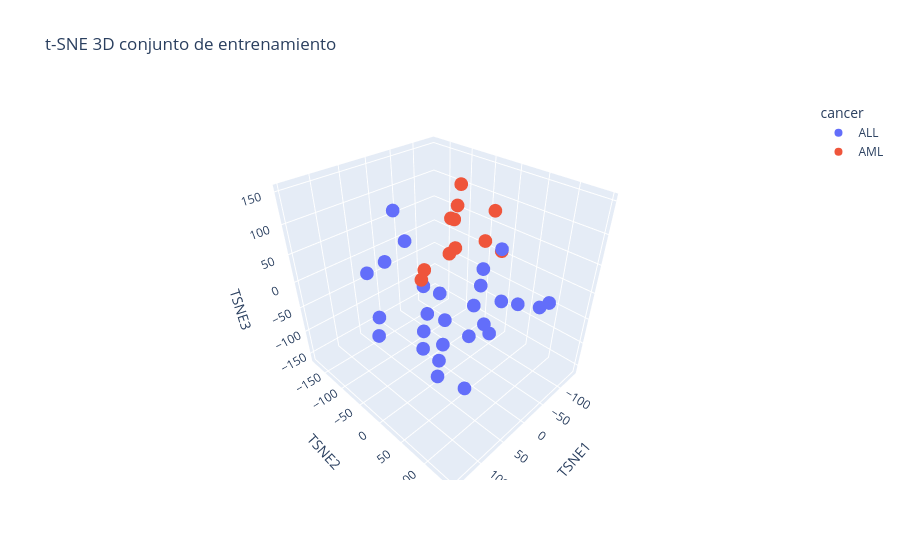

The code cell stored with this chart in its notebook:
### Code cell
tsne_3d = TSNE(n_components=3, perplexity=5, random_state=42, init='pca')
X_tsne_3d = tsne_3d.fit_transform(df_train_std)

df_tsne_3d = pd.DataFrame(X_tsne_3d, columns=['TSNE1', 'TSNE2', 'TSNE3'], index=df_train_std.index)
df_tsne_3d = df_tsne_3d.merge(df_etiquetas, left_index=True, right_on='patient')

fig = px.scatter_3d(
    df_tsne_3d, x='TSNE1', y='TSNE2', z='TSNE3', color='cancer',
    title='t-SNE 3D conjunto de entrenamiento'
)
fig.show()

### Figure 1 — Plotly figure (JSON) as saved in the notebook; plotly's stock layout.template omitted (floating-point values rounded to 4 significant figures)
{"data": [{"hovertemplate": "cancer=ALL<br>TSNE1=%{x}<br>TSNE2=%{y}<br>TSNE3=%{z}<extra></extra>", "legendgroup": "ALL", "marker": {"color": "#636efa", "symbol": "circle"}, "mode": "markers", "name": "ALL", "scene": "scene", "showlegend": true, "type": "scatter3d", "x": [63.03, 75.04, -78.95, -60.21, -24.65, -13.97, -105.0, -34.52, 111.1, -1.027, -12.25, 34.32, 28.58, 94.67, 30.33, -48.1, 147.2, 79.71, -79.93, 65.17, -64.34, 77.11, 28.37, -68.08, 72.34, 3.617, 46.61], "y": [-128.1, -62.75, 2.703, 117.3, 74.68, -29.02, -180.5, 145.4, 90.84, -107.4, 26.65, -87.8, 97.86, -61.14, 69.54, 18.86, 8.705, 48.64, 27.12, 39.21, 2.547, 16.1, -35.52, 74.62, 95.34, -25.75, -6.195], "z": [2.898, 58.14, -108.6, 0.4648, 7.663, -80.38, -130.4, 37.06, 21.04, 44.27, -80.56, 116.1, -6.677, -31.41, 26.87, 27.14, 6.888, -88.2, 52.21, 49.48, -19.33, -56.45, -83.3, -20.71, -83.33, -159.3, -20.58]}, {"hovertemplate": "cancer=AML<br>TSNE1=%{x}<br>TSNE2=%{y}<br>TSNE3=%{z}<extra></extra>", "legendgroup": "AML", "marker": {"color": "#EF553B", "symbol": "circle"}, "mode": "markers", "name": "AML", "scene": "scene", "showlegend": true, "type": "scatter3d", "x": [-2.84, -7.966, -32.98, -10.09, -78.91, -139.2, -81.95, 4.298, -44.94, -39.65, -44.39], "y": [2.226, -77.99, 45.43, -1.951, -72.54, -17.0, -85.72, 61.74, -110.7, -42.59, -27.68], "z": [75.5, -19.54, 137.9, 137.5, 67.39, 5.88, -3.813, 113.2, -31.93, 93.58, 150.6]}], "layout": {"legend": {"title": {"text": "cancer"}, "tracegroupgap": 0}, "scene": {"domain": {"x": [0, 1], "y": [0, 1]}, "xaxis": {"title": {"text": "TSNE1"}}, "yaxis": {"title": {"text": "TSNE2"}}, "zaxis": {"title": {"text": "TSNE3"}}}, "title": {"text": "t-SNE 3D conjunto de entrenamiento"}}}
